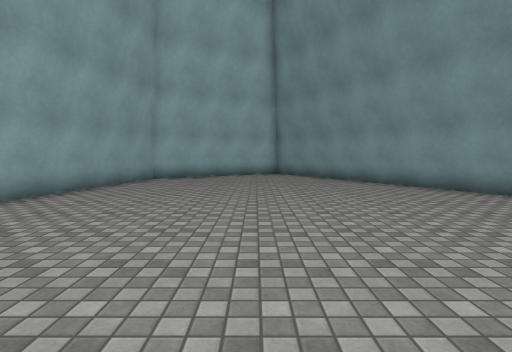
[1] (above)

12 first-person views from a walk through a Unity game level. The camera is 1.3 m above the floor, tilts 4° down and sees 80° across. The floor is counted in squares, 1 m on a side. Each view is taken from the middle of a square. On the plan, view 1 faces up. The plan holds only what a view shows up to about 14 squares ahead; the rest is blank. The place goes on beyond the plan. Surface patterns are stand-ins for the level's own textures.

[2]
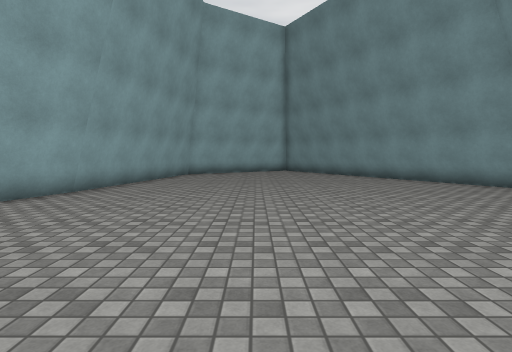

[3]
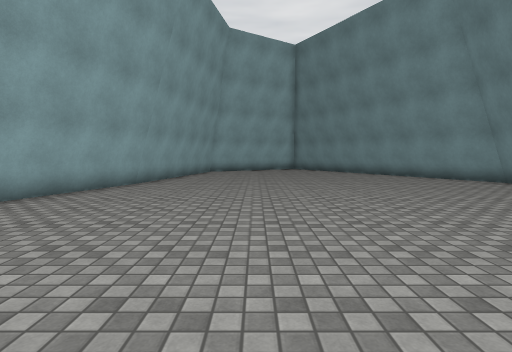

[4]
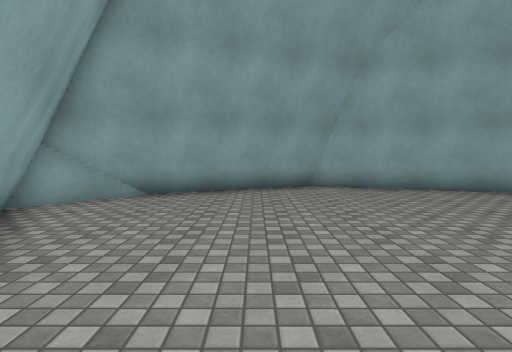

[5]
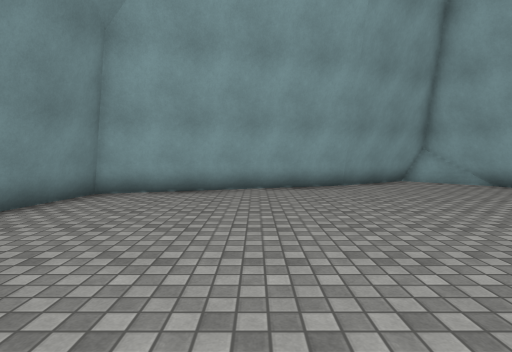

[6]
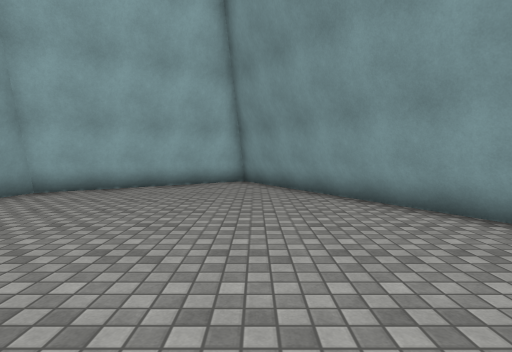

[7]
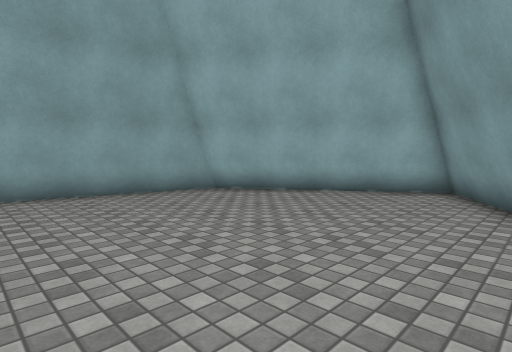

[8]
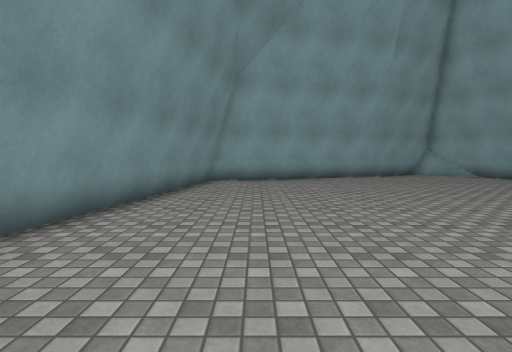

[9]
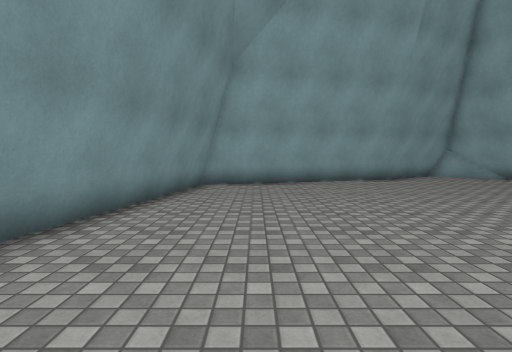

[10]
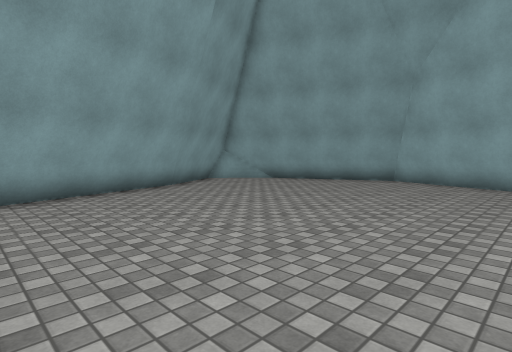

[11]
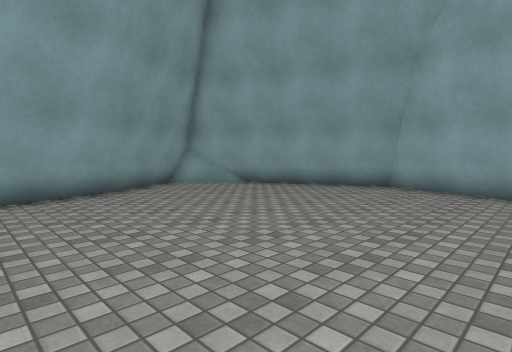

[12]
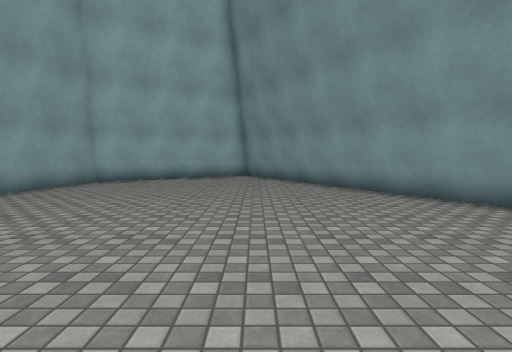

### Floor plan
Points are (right, up) in squares from view 1. A wall is a line through its corners. A room is listed if a view was taken in it or the views show most of it. See-through windows are left out.
Room 1 (views 1, 2, 3, 4, 5, 6, 7, 8, 9, 10, 11, 12)
walls: (-6.9, 6.4) (-9.9, -2.5) (-6.3, -10.3); (-7.1, 6.5) (-10.1, -2.6); (8.7, 5.7) (8.9, 7); (9, 6) (9.1, 7); (8.6, 7.4) (1.2, 20.1); (8.8, 7.5) (1.2, 20.6); (-9.8, -2.3) (-6, -10.6); (7, -5.6) (8.7, 4.7); (-1.6, -7.9) (6.8, -5.3); (-1.7, -8.1) (6.8, -5.5) (8.5, 4.9); (-5.2, 15.9) (-7, 6.3); (-7.4, -9) (-5.7, -10.6) (-1.6, -8.1); (-5.8, -10.5) (-1.5, -7.8); (1.5, 20.1) (-5.2, 15.5)
low walls: (-7.3, 6.6) (-7.5, 6.1); (-7.5, 6) (-9.4, 0.1); (9.3, 6.5) (9.4, 7); (8.9, 7.8) (5.6, 13.5); (7.8, -2.4) (8.9, 4.4); (-9.5, -0.1) (-10.3, -2.7) (-7.6, -8.6); (7.6, -3.5) (7.8, -2.5); (5.5, 13.6) (1.4, 20.7) (-0.5, 19.5); (1.8, -7.5) (7.2, -5.8) (7.5, -3.9); (-10.1, -2.6) (-6.8, -9.7); (-1.2, -8.4) (1.5, -7.6); (-1.8, -8.4) (7, -5.6); (-2.8, -9.4) (-1.6, -8.6); (-3.6, 17.4) (-5.5, 16.1); (-7.5, -8.7) (-7.4, -9); (-4.7, -10.5) (-2.9, -9.5); (-5.1, -10.5) (-1.6, -8.4); (-0.6, 19.4) (-3.5, 17.5); (1.6, 20.4) (-5.2, 15.9); (1.5, 20.5) (-5.3, 16) (-7.2, 6.5)

Positions as (right, up) in squares from view 1, and headings:
1: (0, 0), facing up
2: (-1, -4), facing up
3: (-2, -7), facing up
4: (2, -5), facing left
5: (2, 4), facing down
6: (2, 6), facing up
7: (4, 9), facing up-left
8: (5, 9), facing down
9: (5, 7), facing down
10: (5, 3), facing down-left
11: (2, 2), facing down-left
12: (2, 2), facing up
